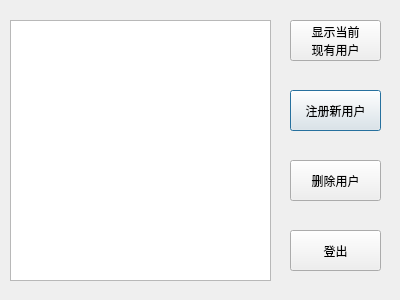
<?xml version="1.0" encoding="UTF-8"?>
<ui version="4.0">
 <class>admin</class>
 <widget class="QDialog" name="admin">
  <property name="geometry">
   <rect>
    <x>0</x>
    <y>0</y>
    <width>400</width>
    <height>300</height>
   </rect>
  </property>
  <property name="windowTitle">
   <string>Dialog</string>
  </property>
  <widget class="QPushButton" name="pushButton_1">
   <property name="geometry">
    <rect>
     <x>290</x>
     <y>90</y>
     <width>91</width>
     <height>41</height>
    </rect>
   </property>
   <property name="text">
    <string>注册新用户</string>
   </property>
  </widget>
  <widget class="QPushButton" name="pushButton_2">
   <property name="geometry">
    <rect>
     <x>290</x>
     <y>160</y>
     <width>91</width>
     <height>41</height>
    </rect>
   </property>
   <property name="text">
    <string>删除用户</string>
   </property>
  </widget>
  <widget class="QPushButton" name="pushButton_3">
   <property name="geometry">
    <rect>
     <x>290</x>
     <y>230</y>
     <width>91</width>
     <height>41</height>
    </rect>
   </property>
   <property name="text">
    <string>登出</string>
   </property>
  </widget>
  <widget class="QListWidget" name="list">
   <property name="geometry">
    <rect>
     <x>10</x>
     <y>20</y>
     <width>261</width>
     <height>261</height>
    </rect>
   </property>
  </widget>
  <widget class="QPushButton" name="pushButton_4">
   <property name="geometry">
    <rect>
     <x>290</x>
     <y>20</y>
     <width>91</width>
     <height>41</height>
    </rect>
   </property>
   <property name="text">
    <string>显示当前
现有用户</string>
   </property>
  </widget>
 </widget>
 <resources/>
 <connections/>
</ui>
